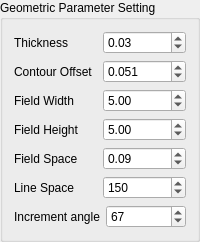
       <widget class="QGroupBox" name="stateGroupLayout_5">
        <property name="title">
         <string>Geometric Parameter Setting</string>
        </property>
        <layout class="QVBoxLayout" name="verticalLayout_13">
         <item>
          <layout class="QHBoxLayout" name="pointLayout1_37" stretch="0,0">
           <item>
            <widget class="QLabel" name="label_pDiameter_37">
             <property name="text">
              <string>Thickness</string>
             </property>
            </widget>
           </item>
           <item>
            <widget class="QDoubleSpinBox" name="doubleSpinBox_24">
             <property name="value">
              <double>0.030000000000000</double>
             </property>
            </widget>
           </item>
          </layout>
         </item>
         <item>
          <layout class="QHBoxLayout" name="pointLayout1_8" stretch="0,0">
           <item>
            <widget class="QLabel" name="label_pDiameter_8">
             <property name="text">
              <string>Contour Offset</string>
             </property>
            </widget>
           </item>
           <item>
            <widget class="QDoubleSpinBox" name="doubleSpinBox_3">
             <property name="decimals">
              <number>3</number>
             </property>
             <property name="value">
              <double>0.051000000000000</double>
             </property>
            </widget>
           </item>
          </layout>
         </item>
         <item>
          <layout class="QHBoxLayout" name="pointLayout1_10" stretch="0,0">
           <item>
            <widget class="QLabel" name="label_pDiameter_10">
             <property name="text">
              <string>Field Width</string>
             </property>
            </widget>
           </item>
           <item>
            <widget class="QDoubleSpinBox" name="doubleSpinBox_4">
             <property name="value">
              <double>5.000000000000000</double>
             </property>
            </widget>
           </item>
          </layout>
         </item>
         <item>
          <layout class="QHBoxLayout" name="pointLayout1_11" stretch="0,0">
           <item>
            <widget class="QLabel" name="label_pDiameter_11">
             <property name="text">
              <string>Field Height</string>
             </property>
            </widget>
           </item>
           <item>
            <widget class="QDoubleSpinBox" name="doubleSpinBox_5">
             <property name="value">
              <double>5.000000000000000</double>
             </property>
            </widget>
           </item>
          </layout>
         </item>
         <item>
          <layout class="QHBoxLayout" name="pointLayout1_17" stretch="0,0">
           <item>
            <widget class="QLabel" name="label_pDiameter_17">
             <property name="text">
              <string>Field Space</string>
             </property>
            </widget>
           </item>
           <item>
            <widget class="QDoubleSpinBox" name="doubleSpinBox_11">
             <property name="value">
              <double>0.090000000000000</double>
             </property>
            </widget>
           </item>
          </layout>
         </item>
         <item>
          <layout class="QHBoxLayout" name="pointLayout1_36" stretch="0,0">
           <item>
            <widget class="QLabel" name="label_pDiameter_36">
             <property name="text">
              <string>Line Space</string>
             </property>
            </widget>
           </item>
           <item>
            <widget class="QSpinBox" name="spinBox_7">
             <property name="maximum">
              <number>999</number>
             </property>
             <property name="value">
              <number>150</number>
             </property>
            </widget>
           </item>
          </layout>
         </item>
         <item>
          <layout class="QHBoxLayout" name="pointLayout1_38" stretch="0,0">
           <item>
            <widget class="QLabel" name="label_pDiameter_38">
             <property name="text">
              <string>Increment angle</string>
             </property>
            </widget>
           </item>
           <item>
            <widget class="QSpinBox" name="spinBox_10">
             <property name="maximum">
              <number>999</number>
             </property>
             <property name="value">
              <number>67</number>
             </property>
            </widget>
           </item>
          </layout>
         </item>
        </layout>
       </widget>
